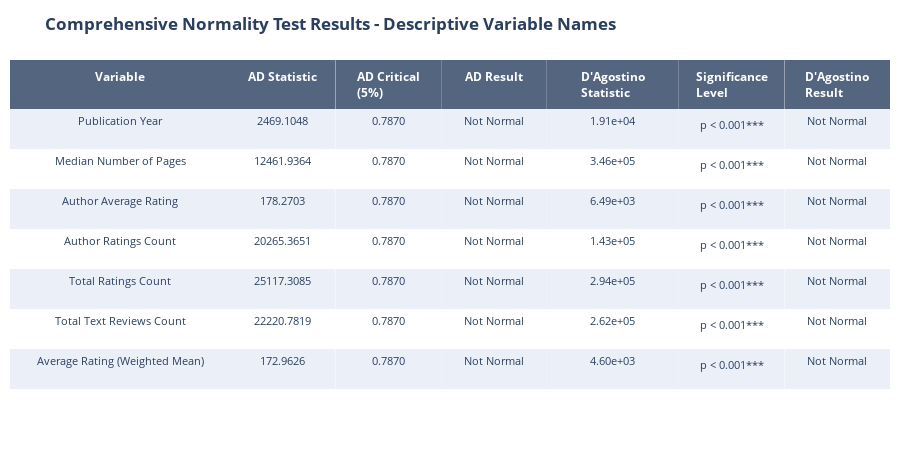

The code cell stored with this chart in its notebook:
### Markdown cell above
## 📊 Comprehensive Normality Analysis with Interactive Visualizations

This section provides a detailed normality analysis with enhanced visualizations and improved readability:

### Features:
- **Interactive Plotly Tables**: Professional, interactive tables for better data exploration
- **Descriptive Variable Names**: Human-readable column names instead of technical variable names
- **Significance Level Indicators**: Clear marking of statistical significance with asterisks (*, **, ***)
- **Scientific Notation**: Large numbers displayed in readable format
- **Separate Sample Size Display**: Sample sizes shown in dedicated section for clarity

### Statistical Tests:
- **Anderson-Darling Test**: Tests normality with emphasis on tail behavior
- **D'Agostino's Normality Test**: Tests based on skewness and kurtosis measures

### Significance Levels:
- `***` p < 0.001 (highly significant)
- `**` p < 0.01 (very significant)  
- `*` p < 0.05 (significant)
- No asterisk: p ≥ 0.05 (not significant)

### Code cell
# Install plotly if not available
try:
    import plotly.graph_objects as go
    import plotly.figure_factory as ff
    from plotly.offline import iplot
    print("✓ plotly is already installed")
except ImportError:
    print("Installing plotly...")
    subprocess.check_call([sys.executable, "-m", "pip", "install", "plotly"])
    print("✓ plotly installed successfully")
    import plotly.graph_objects as go
    import plotly.figure_factory as ff
    from plotly.offline import iplot

import numpy as np
import pandas as pd
import scipy
from scipy.stats import anderson, normaltest

print("="*80)
print("COMPREHENSIVE NORMALITY TEST TABLE - DESCRIPTIVE VARIABLE NAMES")
print("="*80)

# Define the numerical variables to test with their descriptive names
variable_mapping = {
    'publication_year': 'Publication Year',
    'num_pages_median': 'Median Number of Pages',
    'author_average_rating': 'Author Average Rating',
    'author_ratings_count': 'Author Ratings Count',
    'ratings_count_sum': 'Total Ratings Count',
    'text_reviews_count_sum': 'Total Text Reviews Count',
    'average_rating_weighted_mean': 'Average Rating (Weighted Mean)'
}

numerical_variables = list(variable_mapping.keys())
descriptive_names = list(variable_mapping.values())

print(f"Creating comprehensive normality test table for {len(numerical_variables)} variables with descriptive names...")

# Store all results for comprehensive table
all_results = []
sample_sizes = []

for variable, descriptive_name in variable_mapping.items():
    if variable in df_core.columns:
        print(f"Processing {descriptive_name}...")
        
        # Get the data, removing any NaN values
        data = df_core[variable].dropna()
        n = len(data)
        sample_sizes.append((descriptive_name, n))
        
        # Anderson-Darling Test
        ad_result = anderson(data, dist='norm')
        ad_stat = round(ad_result.statistic, 4)
        ad_critical_5pct = ad_result.critical_values[2]  # 5% significance level
        ad_normal = ad_result.statistic < ad_critical_5pct
        
        # D'Agostino's normality test
        dagostino_stat, dagostino_p = normaltest(data)
        alpha = 0.05
        dagostino_normal = dagostino_p > alpha
        
        # Format D'Agostino statistic for readability (use scientific notation for large numbers)
        if dagostino_stat >= 1000:
            dagostino_stat_formatted = f"{dagostino_stat:.2e}"
        else:
            dagostino_stat_formatted = f"{dagostino_stat:.4f}"
        
        # Format significance level with asterisk for significance
        if dagostino_p < 0.001:
            significance_level = "p < 0.001***"
        elif dagostino_p < 0.01:
            significance_level = f"p = {dagostino_p:.3f}**"
        elif dagostino_p < 0.05:
            significance_level = f"p = {dagostino_p:.3f}*"
        else:
            significance_level = f"p = {dagostino_p:.3f}"
        
        # Store results with descriptive name (removed sample size column)
        all_results.append([
            descriptive_name,
            f"{ad_stat:.4f}",
            f"{ad_critical_5pct:.4f}",
            "Normal" if ad_normal else "Not Normal",
            dagostino_stat_formatted,
            significance_level,
            "Normal" if dagostino_normal else "Not Normal"
        ])
        
    else:
        print(f"Column {variable} not found in dataset")
        sample_sizes.append((descriptive_name, "N/A"))
        all_results.append([
            descriptive_name,
            "N/A",
            "N/A", 
            "N/A",
            "N/A",
            "N/A",
            "N/A"
        ])

print(f"✓ Processed {len(all_results)} variables")

# Print sample sizes separately
print("\n" + "="*60)
print("SAMPLE SIZES")
print("="*60)
for descriptive_name, n in sample_sizes:
    if n != "N/A":
        print(f"  {descriptive_name:<35}: {n:,} observations")
    else:
        print(f"  {descriptive_name:<35}: N/A")

# Create comprehensive interactive table with descriptive names
print("\nCreating comprehensive interactive table with descriptive variable names...")

# Prepare data for the table
table_data = [row for row in all_results]

# Create the interactive table (removed Sample Size column)
trace = go.Table(
    header=dict(
        values=['<b>Variable</b>', '<b>AD Statistic</b>', '<b>AD Critical (5%)</b>', 
                '<b>AD Result</b>', '<b>D\'Agostino Statistic</b>', '<b>Significance Level</b>', '<b>D\'Agostino Result</b>'],
        line=dict(width=0),
        fill=dict(color='rgba(42,63,95,0.8)'),
        align='center',
        font=dict(
            color='#ffffff',
            size=12
        )
    ),
    cells=dict(
        values=list(zip(*table_data)),
        line=dict(width=0),
        fill=dict(color=[['#EBF0F8', '#ffffff'] * 4]),  # Alternating colors
        align='center',
        height=40,  # Increased height for better readability
        font=dict(size=11)
    ),
    columnwidth=[0.25, 0.12, 0.12, 0.12, 0.15, 0.12, 0.12]  # Adjusted column widths
)

layout = dict(
    title="<b>Comprehensive Normality Test Results - Descriptive Variable Names</b>",
    height=450,  # Increased height for better display
    margin=dict(
        l=10,
        r=10,
        t=60,
        b=10
    ),
    font=dict(size=12)
)

comprehensive_table = dict(data=[trace], layout=layout)
iplot(comprehensive_table, filename='comprehensive-normality-test-table-descriptive')

print("\n" + "="*80)
print("COMPREHENSIVE SUMMARY")
print("="*80)

# Create summary statistics (adjusted indices since we removed sample size column)
normal_ad_count = sum(1 for row in all_results if row[3] == "Normal")
normal_dagostino_count = sum(1 for row in all_results if row[6] == "Normal")

print(f"Variables tested: {len(all_results)}")
print(f"Variables with Normal distribution (Anderson-Darling): {normal_ad_count}")
print(f"Variables with Normal distribution (D'Agostino): {normal_dagostino_count}")

print("\n" + "="*60)
print("VARIABLE NAME MAPPING")
print("="*60)
for original, descriptive in variable_mapping.items():
    print(f"  {original:<35} → {descriptive}")

print("\n" + "="*60)
print("INTERPRETATION GUIDE")
print("="*60)
print("• Anderson-Darling Test: More sensitive to deviations in the tails")
print("• D'Agostino's Test: Tests for normality based on skewness and kurtosis")
print("• Both tests: p-value > 0.05 or statistic < critical value = Normal distribution")
print("• α = 0.05 significance level used for both tests")
print("• Significance levels: *** p < 0.001, ** p < 0.01, * p < 0.05")

print("\n" + "="*80)
print("COMPREHENSIVE NORMALITY TESTING WITH DESCRIPTIVE NAMES COMPLETED")
print("="*80)
print(f"Timestamp: {datetime.now().strftime('%Y-%m-%d %H:%M:%S')}")
print("="*80)

### Figure 1 — Plotly figure (JSON) as saved in the notebook; plotly's stock layout.template omitted (floating-point values rounded to 4 significant figures)
{"data": [{"cells": {"align": "center", "fill": {"color": [["#EBF0F8", "#ffffff", "#EBF0F8", "#ffffff", "#EBF0F8", "#ffffff", "#EBF0F8", "#ffffff"]]}, "font": {"size": 11}, "height": 40, "line": {"width": 0}, "values": [["Publication Year", "Median Number of Pages", "Author Average Rating", "Author Ratings Count", "Total Ratings Count", "Total Text Reviews Count", "Average Rating (Weighted Mean)"], ["2469.1048", "12461.9364", "178.2703", "20265.3651", "25117.3085", "22220.7819", "172.9626"], ["0.7870", "0.7870", "0.7870", "0.7870", "0.7870", "0.7870", "0.7870"], ["Not Normal", "Not Normal", "Not Normal", "Not Normal", "Not Normal", "Not Normal", "Not Normal"], ["1.91e+04", "3.46e+05", "6.49e+03", "1.43e+05", "2.94e+05", "2.62e+05", "4.60e+03"], ["p < 0.001***", "p < 0.001***", "p < 0.001***", "p < 0.001***", "p < 0.001***", "p < 0.001***", "p < 0.001***"], ["Not Normal", "Not Normal", "Not Normal", "Not Normal", "Not Normal", "Not Normal", "Not Normal"]]}, "columnwidth": [0.25, 0.12, 0.12, 0.12, 0.15, 0.12, 0.12], "header": {"align": "center", "fill": {"color": "rgba(42,63,95,0.8)"}, "font": {"color": "#ffffff", "size": 12}, "line": {"width": 0}, "values": ["<b>Variable</b>", "<b>AD Statistic</b>", "<b>AD Critical (5%)</b>", "<b>AD Result</b>", "<b>D'Agostino Statistic</b>", "<b>Significance Level</b>", "<b>D'Agostino Result</b>"]}, "type": "table"}], "layout": {"font": {"size": 12}, "height": 450, "margin": {"b": 10, "l": 10, "r": 10, "t": 60}, "title": {"text": "<b>Comprehensive Normality Test Results - Descriptive Variable Names</b>"}}}
